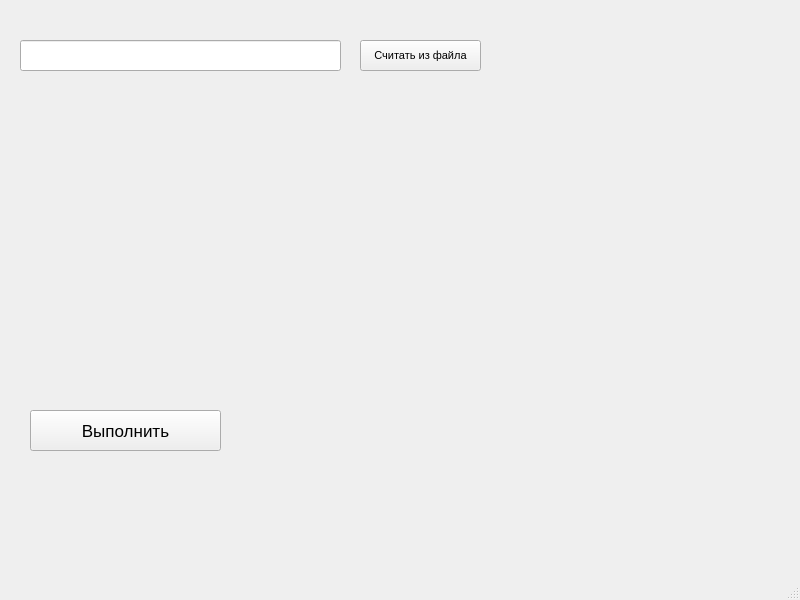
<?xml version="1.0" encoding="UTF-8"?>
<ui version="4.0">
 <class>MainWindow</class>
 <widget class="QMainWindow" name="MainWindow">
  <property name="geometry">
   <rect>
    <x>0</x>
    <y>0</y>
    <width>800</width>
    <height>600</height>
   </rect>
  </property>
  <property name="font">
   <font>
    <pointsize>14</pointsize>
   </font>
  </property>
  <property name="windowTitle">
   <string>MainWindow</string>
  </property>
  <widget class="QWidget" name="centralwidget">
   <widget class="QLineEdit" name="UserString">
    <property name="geometry">
     <rect>
      <x>20</x>
      <y>40</y>
      <width>321</width>
      <height>31</height>
     </rect>
    </property>
    <property name="font">
     <font>
      <pointsize>12</pointsize>
     </font>
    </property>
    <property name="text">
     <string/>
    </property>
   </widget>
   <widget class="QPushButton" name="FileButton">
    <property name="geometry">
     <rect>
      <x>360</x>
      <y>40</y>
      <width>121</width>
      <height>31</height>
     </rect>
    </property>
    <property name="font">
     <font>
      <pointsize>8</pointsize>
     </font>
    </property>
    <property name="text">
     <string>Считать из файла</string>
    </property>
   </widget>
   <widget class="QPushButton" name="CalculateButton">
    <property name="geometry">
     <rect>
      <x>30</x>
      <y>410</y>
      <width>191</width>
      <height>41</height>
     </rect>
    </property>
    <property name="font">
     <font>
      <pointsize>13</pointsize>
     </font>
    </property>
    <property name="text">
     <string>Выполнить</string>
    </property>
   </widget>
   <widget class="QLabel" name="Result">
    <property name="geometry">
     <rect>
      <x>30</x>
      <y>180</y>
      <width>411</width>
      <height>31</height>
     </rect>
    </property>
    <property name="text">
     <string/>
    </property>
   </widget>
  </widget>
  <widget class="QMenuBar" name="menubar">
   <property name="geometry">
    <rect>
     <x>0</x>
     <y>0</y>
     <width>800</width>
     <height>32</height>
    </rect>
   </property>
  </widget>
  <widget class="QStatusBar" name="statusbar"/>
 </widget>
 <resources/>
 <connections/>
</ui>
